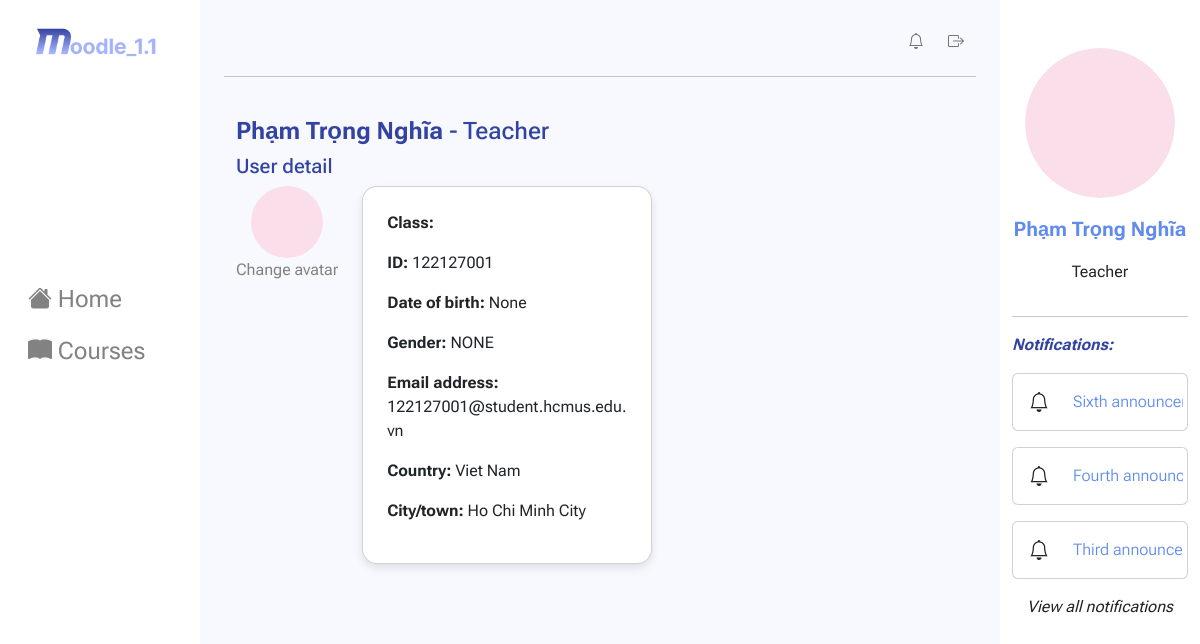
The app's page /profile/ (signed in), older data.
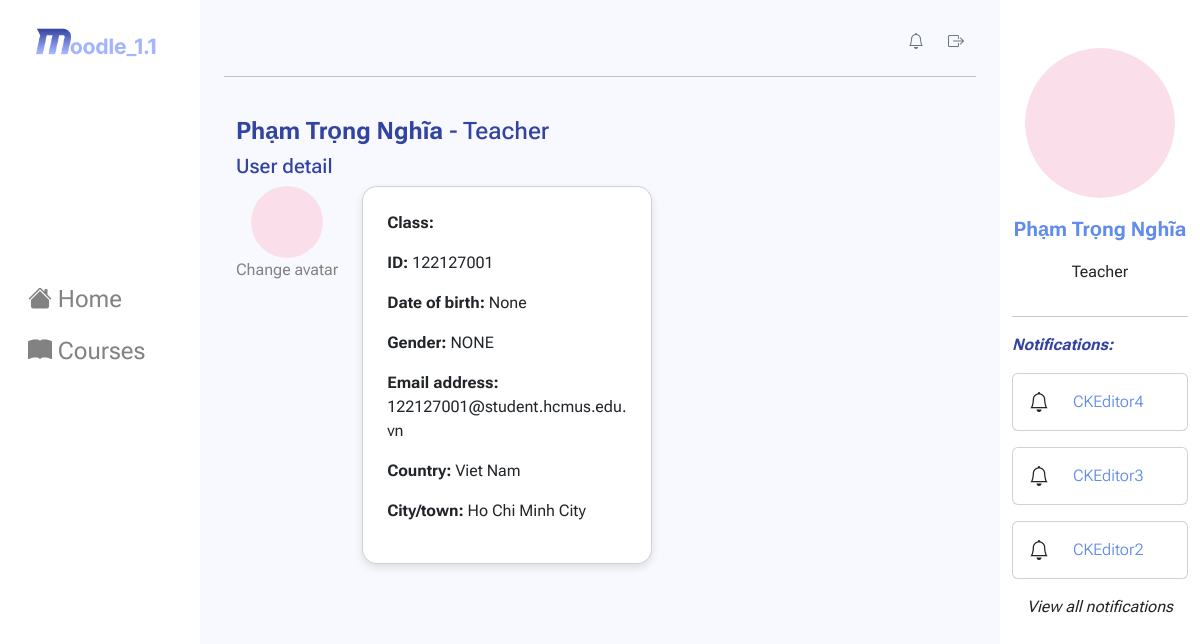
The same page, newer data.
### courses/models.py (models this page shows, shortened)
class Notification(models.Model):
    id = models.AutoField(primary_key=True)
    author = models.ForeignKey(User, on_delete=models.CASCADE)
    ForClass = models.ForeignKey(CourseClass, on_delete=models.CASCADE, null=True)
    title = models.CharField(max_length=100, blank=True, null=True)
    text = CKEditor5Field('Text', config_name='extends', null=True, blank=True)
    date_created = models.DateTimeField(auto_now_add=True)

### users/views.py (the view)
# urls.py: path('profile/', views.View_Profile, name='profile')
@login_required(login_url='users:login')
def View_Profile(request):
    user, notifications = getIn4(request)
    return render(request, 'users/View_profile.html', {'user': user, 'notifies': notifications})

### moodle/nav_infomation.py (called while the page is built)
def getIn4(request):
    user = request.user
    notifications = []
    if Notification.objects.exists():
        notifications = Notification.objects.filter(ForClass__participants__exact=user.id).order_by('-date_created')[:3]
    return user, notifications

### users/templates/users/View_profile.html (shortened to what this page needs)
{% extends "NavLayout.html" %}
{% load static %}
{% block  extra_css%}
<link rel="stylesheet" href="{% static "css/style_profile.css" %}">
{% endblock extra_css %}
{% block content %}
<br>
<div class="container">
    <h4 style="color: #3343A1"><b>{{ user.first_name }} {{ user.last_name }}</b> -
        {% if user.is_superuser %}
            Admin
        {% elif user.is_staff %}
            Teacher
        {% else %}
            Student
        {% endif %}
    </h4>
    <h5 style="color: #3343A1">User detail</h5>
    <div class="row">
        <div class="col-auto text-center">
            <img src="{{ user.avatar.url }}" alt="Illustration" class="illustration">
            <a href="" class="nav-link" style="color:#828282">
                Change avatar
            </a>
        </div>
        <div class="col-md-5">
            <div class="card p-4 custom-card">
                <p><b>Class:</b> {{ user.inClass }}</p>
                <p><b>ID:</b> {{ user.username }}</p>
                <p><b>Date of birth:</b> {{ user.birthday }}</p>
                <p><b>Gender:</b> {{ user.sex }} </p>
                <p><b>Email address:</b> {{ user.email }}</p>
                <p><b>Country:</b> {{ user.country }}</p>
                <p><b>City/town:</b> {{ user.city }}</p>
            </div>
        </div>
    </div>
</div>
{% endblock content %}

### templates/NavLayout.html (shortened to what the changed rows need)
{% load static %}
<!DOCTYPE html>
<html lang="en">
<head>
    <link rel="stylesheet" href="https://cdn.jsdelivr.net/npm/bootstrap-icons@1.11.3/font/bootstrap-icons.min.css">
    <link href="https://cdn.jsdelivr.net/npm/bootstrap@5.3.3/dist/css/bootstrap.min.css" rel="stylesheet">
    <link rel="stylesheet" href="https://cdn.jsdelivr.net/npm/bootstrap-icons@1.11.3/font/bootstrap-icons.min.css">
    <link rel="stylesheet" href="{% static 'css/Nav.css' %}">
    <link rel="stylesheet" href="{% static 'css/style_course.css' %}">
    <link rel="stylesheet" href="{% static 'css/style_participants.css' %}">
    {% block extra_css %}
    {% endblock extra_css %}
</head>
<body>
    <div class="container-fluid">
        <div class="row">
            <div class="col-2 offset-10 bg-white min-vh-100" style="position: fixed;">
                <div class="d-flex flex-column mt-2">
                    {% for notify in notifies %}
                        <div class="card mb-3">
                            <div class="card-body" style="--bs-card-spacer-y: 0">
                                <a href="{% url 'courses:view_announcement' slug=notify.ForClass.slug id=notify.id %}" class="link-dark link-underline link-underline-opacity-0">
                                    <div class="row d-flex align-items-center">
                                        <div class="col-auto fs-5">
                                            <i class="bi bi-bell"></i>
                                        </div>
                                        <div class="col text-truncate">
                                            <p class="fw-light" style="color: #618CEE">{{ notify.title }}</p>
                                        </div>
                                    </div>
                                </a>
                            </div>
                        </div>
                    {% endfor %}
                </div>
                </div>
            </div>
        </div>
</body>
</html>

Row changes from the older to the newer data that the page shows:
no longer on this page (row unchanged): Notification: title "Sixth annou…"
no longer on this page (row unchanged): Notification: title "Fourth ann…"
no longer on this page (row unchanged): Notification: title "Third annou…"
added Notification: title "CKEditor4"
added Notification: title "CKEditor3"
added Notification: title "CKEditor2"
